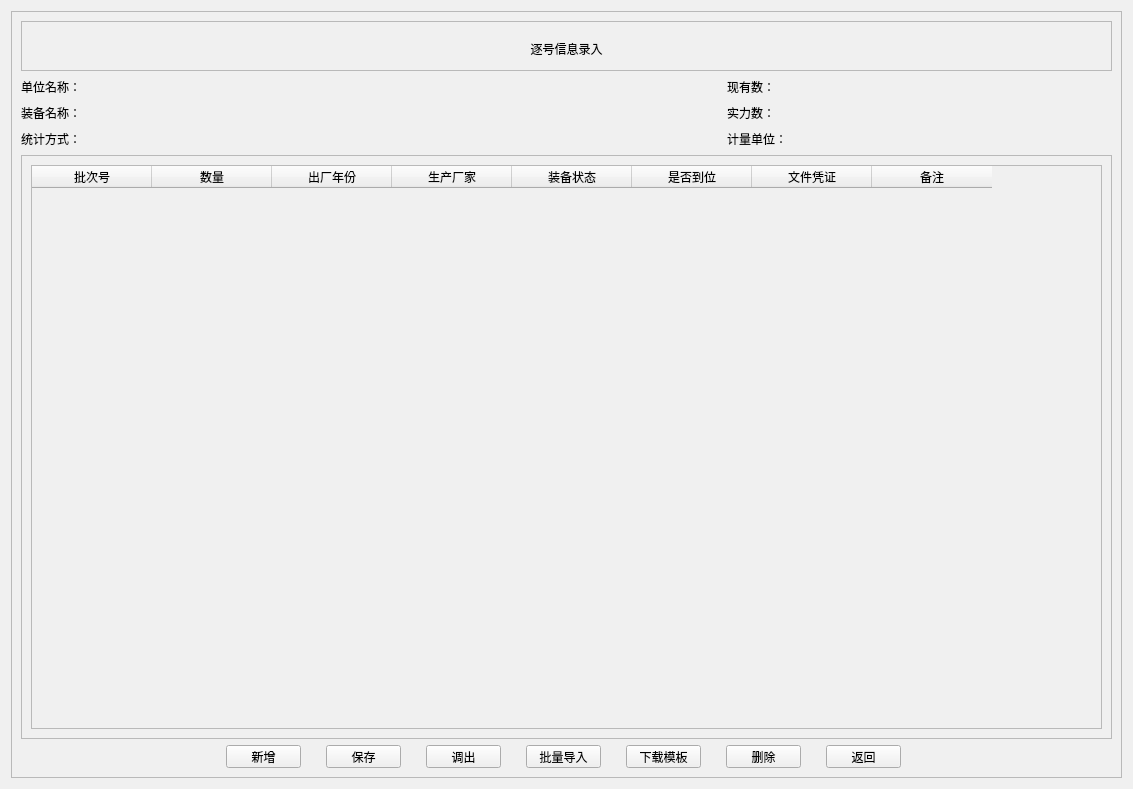
<?xml version="1.0" encoding="UTF-8"?>
<ui version="4.0">
 <class>Form</class>
 <widget class="QWidget" name="Form">
  <property name="geometry">
   <rect>
    <x>0</x>
    <y>0</y>
    <width>1133</width>
    <height>789</height>
   </rect>
  </property>
  <property name="windowTitle">
   <string>Form</string>
  </property>
  <property name="windowOpacity">
   <double>1.000000000000000</double>
  </property>
  <property name="styleSheet">
   <string notr="true">QWidget {background-color:rgb(240, 240, 240)}</string>
  </property>
  <layout class="QVBoxLayout" name="verticalLayout_3">
   <item>
    <widget class="QFrame" name="frame">
     <property name="frameShape">
      <enum>QFrame::StyledPanel</enum>
     </property>
     <property name="frameShadow">
      <enum>QFrame::Raised</enum>
     </property>
     <layout class="QGridLayout" name="gridLayout">
      <item row="0" column="0">
       <widget class="QTextBrowser" name="textBrowser">
        <property name="maximumSize">
         <size>
          <width>16777215</width>
          <height>50</height>
         </size>
        </property>
        <property name="html">
         <string>&lt;!DOCTYPE HTML PUBLIC &quot;-//W3C//DTD HTML 4.0//EN&quot; &quot;http://www.w3.org/TR/REC-html40/strict.dtd&quot;&gt;
&lt;html&gt;&lt;head&gt;&lt;meta name=&quot;qrichtext&quot; content=&quot;1&quot; /&gt;&lt;style type=&quot;text/css&quot;&gt;
p, li { white-space: pre-wrap; }
&lt;/style&gt;&lt;/head&gt;&lt;body style=&quot; font-family:'SimSun'; font-size:9pt; font-weight:400; font-style:normal;&quot;&gt;
&lt;p align=&quot;center&quot; style=&quot;-qt-paragraph-type:empty; margin-top:0px; margin-bottom:0px; margin-left:0px; margin-right:0px; -qt-block-indent:0; text-indent:0px;&quot;&gt;&lt;br /&gt;&lt;/p&gt;
&lt;p align=&quot;center&quot; style=&quot; margin-top:0px; margin-bottom:0px; margin-left:0px; margin-right:0px; -qt-block-indent:0; text-indent:0px;&quot;&gt;逐号信息录入&lt;/p&gt;&lt;/body&gt;&lt;/html&gt;</string>
        </property>
       </widget>
      </item>
      <item row="2" column="0">
       <widget class="QScrollArea" name="scrollArea">
        <property name="sizePolicy">
         <sizepolicy hsizetype="Expanding" vsizetype="Expanding">
          <horstretch>2</horstretch>
          <verstretch>0</verstretch>
         </sizepolicy>
        </property>
        <property name="widgetResizable">
         <bool>true</bool>
        </property>
        <widget class="QWidget" name="scrollAreaWidgetContents">
         <property name="enabled">
          <bool>true</bool>
         </property>
         <property name="geometry">
          <rect>
           <x>0</x>
           <y>0</y>
           <width>1085</width>
           <height>561</height>
          </rect>
         </property>
         <property name="minimumSize">
          <size>
           <width>0</width>
           <height>0</height>
          </size>
         </property>
         <property name="focusPolicy">
          <enum>Qt::ClickFocus</enum>
         </property>
         <layout class="QHBoxLayout" name="horizontalLayout_9">
          <item>
           <widget class="QTableWidget" name="tableWidget">
            <attribute name="horizontalHeaderVisible">
             <bool>true</bool>
            </attribute>
            <attribute name="horizontalHeaderCascadingSectionResizes">
             <bool>false</bool>
            </attribute>
            <attribute name="horizontalHeaderDefaultSectionSize">
             <number>120</number>
            </attribute>
            <attribute name="horizontalHeaderShowSortIndicator" stdset="0">
             <bool>false</bool>
            </attribute>
            <column>
             <property name="text">
              <string>批次号</string>
             </property>
            </column>
            <column>
             <property name="text">
              <string>数量</string>
             </property>
             <property name="font">
              <font>
               <kerning>true</kerning>
              </font>
             </property>
            </column>
            <column>
             <property name="text">
              <string>出厂年份</string>
             </property>
            </column>
            <column>
             <property name="text">
              <string>生产厂家</string>
             </property>
            </column>
            <column>
             <property name="text">
              <string>装备状态</string>
             </property>
            </column>
            <column>
             <property name="text">
              <string>是否到位</string>
             </property>
            </column>
            <column>
             <property name="text">
              <string>文件凭证</string>
             </property>
            </column>
            <column>
             <property name="text">
              <string>备注</string>
             </property>
            </column>
           </widget>
          </item>
         </layout>
        </widget>
       </widget>
      </item>
      <item row="3" column="0">
       <layout class="QHBoxLayout" name="horizontalLayout" stretch="0,0,0,0,0,0,0,0,0">
        <property name="spacing">
         <number>20</number>
        </property>
        <property name="bottomMargin">
         <number>0</number>
        </property>
        <item>
         <spacer name="horizontalSpacer_2">
          <property name="orientation">
           <enum>Qt::Horizontal</enum>
          </property>
          <property name="sizeType">
           <enum>QSizePolicy::Fixed</enum>
          </property>
          <property name="sizeHint" stdset="0">
           <size>
            <width>200</width>
            <height>20</height>
           </size>
          </property>
         </spacer>
        </item>
        <item>
         <widget class="QPushButton" name="pb_Increase">
          <property name="maximumSize">
           <size>
            <width>75</width>
            <height>23</height>
           </size>
          </property>
          <property name="text">
           <string>新增</string>
          </property>
         </widget>
        </item>
        <item>
         <widget class="QPushButton" name="pb_Save">
          <property name="maximumSize">
           <size>
            <width>75</width>
            <height>23</height>
           </size>
          </property>
          <property name="text">
           <string>保存</string>
          </property>
         </widget>
        </item>
        <item>
         <widget class="QPushButton" name="pb_Export">
          <property name="maximumSize">
           <size>
            <width>75</width>
            <height>23</height>
           </size>
          </property>
          <property name="text">
           <string>调出</string>
          </property>
         </widget>
        </item>
        <item>
         <widget class="QPushButton" name="pb_BulkImport">
          <property name="maximumSize">
           <size>
            <width>75</width>
            <height>23</height>
           </size>
          </property>
          <property name="text">
           <string>批量导入</string>
          </property>
         </widget>
        </item>
        <item>
         <widget class="QPushButton" name="pb_DownloadMode">
          <property name="maximumSize">
           <size>
            <width>75</width>
            <height>23</height>
           </size>
          </property>
          <property name="text">
           <string>下载模板</string>
          </property>
         </widget>
        </item>
        <item>
         <widget class="QPushButton" name="pb_Delete">
          <property name="maximumSize">
           <size>
            <width>75</width>
            <height>23</height>
           </size>
          </property>
          <property name="text">
           <string>删除</string>
          </property>
         </widget>
        </item>
        <item>
         <widget class="QPushButton" name="pb_back">
          <property name="maximumSize">
           <size>
            <width>75</width>
            <height>23</height>
           </size>
          </property>
          <property name="text">
           <string>返回</string>
          </property>
         </widget>
        </item>
        <item>
         <spacer name="horizontalSpacer_3">
          <property name="orientation">
           <enum>Qt::Horizontal</enum>
          </property>
          <property name="sizeType">
           <enum>QSizePolicy::Fixed</enum>
          </property>
          <property name="sizeHint" stdset="0">
           <size>
            <width>200</width>
            <height>20</height>
           </size>
          </property>
         </spacer>
        </item>
       </layout>
      </item>
      <item row="1" column="0">
       <layout class="QHBoxLayout" name="horizontalLayout_2">
        <item>
         <layout class="QVBoxLayout" name="verticalLayout">
          <item>
           <layout class="QHBoxLayout" name="horizontalLayout_3">
            <item>
             <widget class="QLabel" name="label">
              <property name="text">
               <string>单位名称：</string>
              </property>
             </widget>
            </item>
            <item>
             <widget class="QLabel" name="label_UnitName">
              <property name="sizePolicy">
               <sizepolicy hsizetype="Expanding" vsizetype="Preferred">
                <horstretch>0</horstretch>
                <verstretch>0</verstretch>
               </sizepolicy>
              </property>
              <property name="minimumSize">
               <size>
                <width>334</width>
                <height>20</height>
               </size>
              </property>
              <property name="text">
               <string/>
              </property>
             </widget>
            </item>
           </layout>
          </item>
          <item>
           <layout class="QHBoxLayout" name="horizontalLayout_4">
            <item>
             <widget class="QLabel" name="label_2">
              <property name="text">
               <string>装备名称：</string>
              </property>
             </widget>
            </item>
            <item>
             <widget class="QLabel" name="label_EquipName">
              <property name="sizePolicy">
               <sizepolicy hsizetype="Expanding" vsizetype="Preferred">
                <horstretch>0</horstretch>
                <verstretch>0</verstretch>
               </sizepolicy>
              </property>
              <property name="minimumSize">
               <size>
                <width>334</width>
                <height>20</height>
               </size>
              </property>
              <property name="text">
               <string/>
              </property>
             </widget>
            </item>
           </layout>
          </item>
          <item>
           <layout class="QHBoxLayout" name="horizontalLayout_5">
            <item>
             <widget class="QLabel" name="label_3">
              <property name="text">
               <string>统计方式：</string>
              </property>
             </widget>
            </item>
            <item>
             <widget class="QLabel" name="label_StasticalMethod">
              <property name="sizePolicy">
               <sizepolicy hsizetype="Expanding" vsizetype="Preferred">
                <horstretch>0</horstretch>
                <verstretch>0</verstretch>
               </sizepolicy>
              </property>
              <property name="minimumSize">
               <size>
                <width>334</width>
                <height>20</height>
               </size>
              </property>
              <property name="text">
               <string/>
              </property>
             </widget>
            </item>
           </layout>
          </item>
         </layout>
        </item>
        <item>
         <spacer name="horizontalSpacer">
          <property name="orientation">
           <enum>Qt::Horizontal</enum>
          </property>
          <property name="sizeType">
           <enum>QSizePolicy::Preferred</enum>
          </property>
          <property name="sizeHint" stdset="0">
           <size>
            <width>200</width>
            <height>20</height>
           </size>
          </property>
         </spacer>
        </item>
        <item>
         <layout class="QVBoxLayout" name="verticalLayout_2">
          <property name="leftMargin">
           <number>100</number>
          </property>
          <item>
           <layout class="QHBoxLayout" name="horizontalLayout_6">
            <item>
             <widget class="QLabel" name="label_4">
              <property name="text">
               <string>现有数：</string>
              </property>
             </widget>
            </item>
            <item>
             <widget class="QLabel" name="label_ExistNumber">
              <property name="sizePolicy">
               <sizepolicy hsizetype="Expanding" vsizetype="Preferred">
                <horstretch>0</horstretch>
                <verstretch>0</verstretch>
               </sizepolicy>
              </property>
              <property name="minimumSize">
               <size>
                <width>200</width>
                <height>0</height>
               </size>
              </property>
              <property name="text">
               <string/>
              </property>
             </widget>
            </item>
           </layout>
          </item>
          <item>
           <layout class="QHBoxLayout" name="horizontalLayout_7">
            <item>
             <widget class="QLabel" name="label_6">
              <property name="text">
               <string>实力数：</string>
              </property>
             </widget>
            </item>
            <item>
             <widget class="QLabel" name="label_PowerNumber">
              <property name="sizePolicy">
               <sizepolicy hsizetype="Expanding" vsizetype="Preferred">
                <horstretch>0</horstretch>
                <verstretch>0</verstretch>
               </sizepolicy>
              </property>
              <property name="minimumSize">
               <size>
                <width>200</width>
                <height>0</height>
               </size>
              </property>
              <property name="text">
               <string/>
              </property>
             </widget>
            </item>
           </layout>
          </item>
          <item>
           <layout class="QHBoxLayout" name="horizontalLayout_8">
            <item>
             <widget class="QLabel" name="label_5">
              <property name="text">
               <string>计量单位：</string>
              </property>
             </widget>
            </item>
            <item>
             <widget class="QLabel" name="label_MeasureUnit">
              <property name="sizePolicy">
               <sizepolicy hsizetype="Expanding" vsizetype="Preferred">
                <horstretch>0</horstretch>
                <verstretch>0</verstretch>
               </sizepolicy>
              </property>
              <property name="minimumSize">
               <size>
                <width>200</width>
                <height>0</height>
               </size>
              </property>
              <property name="text">
               <string/>
              </property>
             </widget>
            </item>
           </layout>
          </item>
         </layout>
        </item>
        <item>
         <spacer name="horizontalSpacer_4">
          <property name="orientation">
           <enum>Qt::Horizontal</enum>
          </property>
          <property name="sizeType">
           <enum>QSizePolicy::Fixed</enum>
          </property>
          <property name="sizeHint" stdset="0">
           <size>
            <width>100</width>
            <height>20</height>
           </size>
          </property>
         </spacer>
        </item>
       </layout>
      </item>
     </layout>
    </widget>
   </item>
  </layout>
 </widget>
 <resources/>
 <connections/>
</ui>
